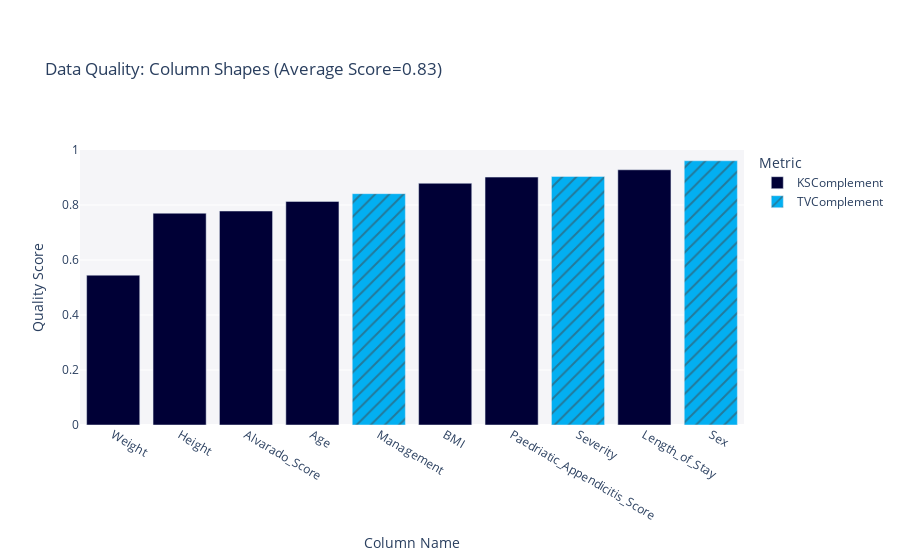

Notebook cell for this chart:
### Code cell
fig = quality_report.get_visualization("Column Shapes")
fig.show()
fig.write_image(file = f"pages/evaluation/{folder_name}/images/col_shapes.png")

### Figure 1 — Plotly figure (JSON) as saved in the notebook; plotly's stock layout.template omitted (floating-point values rounded to 4 significant figures)
{"data": [{"alignmentgroup": "True", "customdata": [["KSComplement"], ["KSComplement"], ["KSComplement"], ["KSComplement"], ["KSComplement"], ["KSComplement"], ["KSComplement"]], "hovertemplate": "<b>%{hovertext}</b><br><br>Metric=%{customdata[0]}<br>Quality Score=%{y}<extra></extra>", "hovertext": ["Age", "BMI", "Height", "Weight", "Length_of_Stay", "Alvarado_Score", "Paedriatic_Appendicitis_Score"], "legendgroup": "KSComplement", "marker": {"color": "#000036", "pattern": {"shape": ""}}, "name": "KSComplement", "offsetgroup": "KSComplement", "orientation": "v", "showlegend": true, "textposition": "auto", "type": "bar", "x": ["Age", "BMI", "Height", "Weight", "Length_of_Stay", "Alvarado_Score", "Paedriatic_Appendicitis_Score"], "xaxis": "x", "y": [0.8131, 0.8789, 0.7701, 0.5448, 0.928, 0.7781, 0.9014], "yaxis": "y"}, {"alignmentgroup": "True", "customdata": [["TVComplement"], ["TVComplement"], ["TVComplement"]], "hovertemplate": "<b>%{hovertext}</b><br><br>Metric=%{customdata[0]}<br>Quality Score=%{y}<extra></extra>", "hovertext": ["Sex", "Management", "Severity"], "legendgroup": "TVComplement", "marker": {"color": "#03AFF1", "pattern": {"shape": "/"}}, "name": "TVComplement", "offsetgroup": "TVComplement", "orientation": "v", "showlegend": true, "textposition": "auto", "type": "bar", "x": ["Sex", "Management", "Severity"], "xaxis": "x", "y": [0.9609, 0.8412, 0.9037], "yaxis": "y"}], "layout": {"barmode": "relative", "legend": {"title": {"text": "Metric"}, "tracegroupgap": 0}, "margin": {"t": 150}, "plot_bgcolor": "#F5F5F8", "title": {"text": "Data Quality: Column Shapes (Average Score=0.83)"}, "xaxis": {"anchor": "y", "categoryorder": "total ascending", "domain": [0, 1], "title": {"text": "Column Name"}}, "yaxis": {"anchor": "x", "domain": [0, 1], "range": [0, 1], "title": {"text": "Quality Score"}}}}
